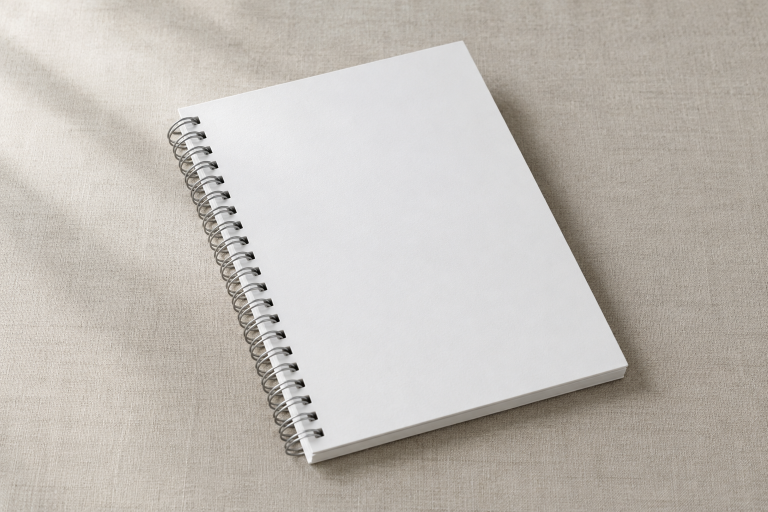
#> input picture design/fotos/agenda-cerrada.png, 1536 x 1024 px, found by its file name (shown at 1/2 size)
$ python composite.py   (older library calls are emulated)
#> lines starting #> are read from the running program, lines starting #| are printed output that depends on the picture; after the words box and inside, x2 and y2 are one past the last pixel; in counts of white or black regions, pixels touching at a corner belong together
"""
Composición de los diseños de Esade sobre las fotos de producto (PLAN.md · rediseño final, punto 5).

Uso (con OpenCV):  python scripts/composite.py corners   → afina esquinas y guarda design/fotos/esquinas.json
                   python scripts/composite.py compose   → compone con los diseños ya renderizados

Reglas:
  - Fotos ampliadas ×2 antes de componer (design/fotos/x2, Real-ESRGAN x4plus y Lanczos a la mitad).
  - El diseño se renderiza a su resolución final desde los SVG reales (scripts/render-designs.cjs);
    el logo nunca se amplía ni se estira: si la proporción real no es la del diseño, se recoloca.
  - Mapa de luz = luminancia del papel / su percentil 95. Se multiplica el diseño por el mapa.
  - Color: en la zona mejor iluminada, #000B3D y #224BA0 a menos de ΔE 3 (se mide y se apunta).
"""
import json
import sys
from pathlib import Path

import cv2
import numpy as np

ROOT = Path(__file__).resolve().parent.parent
FOTOS = ROOT / 'design' / 'fotos'
X2 = FOTOS / 'x2'
OUT_PUBLIC = ROOT / 'public' / 'fotos'
DEBUG = ROOT / 'design' / 'fotos' / 'debug'

# Esquinas aproximadas (a ojo sobre la rejilla, píxeles de la foto ×2), en orden
# arriba-izquierda, arriba-derecha, abajo-derecha, abajo-izquierda. Se afinan con los bordes.
APPROX = {
    'agenda-cerrada': {'tapa': [(714, 426), (1854, 164), (2496, 1454), (1240, 1812)]},
    'agenda-abierta': {
        'izquierda': [(440, 292), (1508, 292), (1508, 1690), (430, 1690)],
        'derecha': [(1542, 292), (2612, 292), (2632, 1690), (1542, 1690)],
    },
    'calendario': {'hoja': [(676, 424), (2432, 446), (2412, 1670), (622, 1622)]},
}
# Bordes que no se afinan porque los tapa la espiral (se quedan en la línea aproximada).
SKIP = {('agenda-abierta', 'izquierda', 1), ('agenda-abierta', 'derecha', 3), ('calendario', 'hoja', 0)}


def luminance(img):
    return cv2.cvtColor(img, cv2.COLOR_BGR2GRAY).astype(np.float32)


def refine_edge(gray, p, q, search=36, samples=60):
    """Busca el borde real cerca del segmento p-q: máximo del gradiente perpendicular."""
    p = np.array(p, np.float32)
    q = np.array(q, np.float32)
    d = q - p
    length = np.linalg.norm(d)
    t = d / length
    n = np.array([-t[1], t[0]], np.float32)
    gx = cv2.Sobel(gray, cv2.CV_32F, 1, 0, ksize=3)
    gy = cv2.Sobel(gray, cv2.CV_32F, 0, 1, ksize=3)
    pts = []
    h, w = gray.shape
    for s in np.linspace(0.08, 0.92, samples):
        c = p + d * s
        best, bestv = None, 0
        for k in np.arange(-search, search + 1, 0.5):
            x, y = c + n * k
            if not (1 <= x < w - 1 and 1 <= y < h - 1):
                continue
            g = abs(gx[int(y), int(x)] * n[0] + gy[int(y), int(x)] * n[1])
            if g > bestv:
                bestv, best = g, (x, y)
        if best is not None and bestv > 25:
            pts.append(best)
    if len(pts) < samples * 0.35:
        return None
    pts = np.array(pts, np.float32)
    vx, vy, x0, y0 = cv2.fitLine(pts, cv2.DIST_HUBER, 0, 0.01, 0.01).flatten()
    return (x0, y0, vx, vy)


def line_from_points(p, q):
    p = np.array(p, np.float32)
    q = np.array(q, np.float32)
    d = (q - p) / np.linalg.norm(q - p)
    return (p[0], p[1], d[0], d[1])


def intersect(l1, l2):
    x1, y1, dx1, dy1 = l1
    x2, y2, dx2, dy2 = l2
    A = np.array([[dx1, -dx2], [dy1, -dy2]], np.float64)
    b = np.array([x2 - x1, y2 - y1], np.float64)
    s, _ = np.linalg.solve(A, b)
    return (float(x1 + dx1 * s), float(y1 + dy1 * s))


def corners():
    result = {}
    DEBUG.mkdir(parents=True, exist_ok=True)
    for photo, quads in APPROX.items():
        img = cv2.imread(str(X2 / f'{photo}.png'))
#> img is the input picture: shape (1024, 1536, 3); mean B, G, R 181.4, 187.9, 193.2
        gray = cv2.GaussianBlur(luminance(img), (0, 0), 1.2)
        vis = img.copy()
        result[photo] = {'size': [img.shape[1], img.shape[0]], 'quads': {}}
        for name, q in quads.items():
            lines = []
            for i in range(4):
                p, r = q[i], q[(i + 1) % 4]
                refined = None if (photo, name, i) in SKIP else refine_edge(gray, p, r)
                lines.append(refined if refined is not None else line_from_points(p, r))
                if refined is None:
                    print(f'  {photo}/{name}: borde {i} sin afinar (se queda el aproximado)')
            pts = [intersect(lines[(i - 1) % 4], lines[i]) for i in range(4)]
            # Proporción real tras rectificar (media de lados opuestos)
            wlen = (np.linalg.norm(np.subtract(pts[1], pts[0])) + np.linalg.norm(np.subtract(pts[2], pts[3]))) / 2
            hlen = (np.linalg.norm(np.subtract(pts[3], pts[0])) + np.linalg.norm(np.subtract(pts[2], pts[1]))) / 2
            ratio = wlen / hlen
            result[photo]['quads'][name] = {'px': [[round(x, 1), round(y, 1)] for x, y in pts], 'ratio_wh': round(ratio, 4)}
            cv2.polylines(vis, [np.array(pts, np.int32)], True, (0, 0, 255), 3)
            for x, y in pts:
                cv2.circle(vis, (int(x), int(y)), 14, (0, 200, 0), 3)
            print(f'{photo}/{name}: esquinas {[(round(x), round(y)) for x, y in pts]} · proporción {ratio:.4f}')
#> this loop made 1 pass
#> pass 1, in refine_edge, `gx = cv2.Sobel(gray, cv2.CV_32F, 1, 0, ksize=3)`:
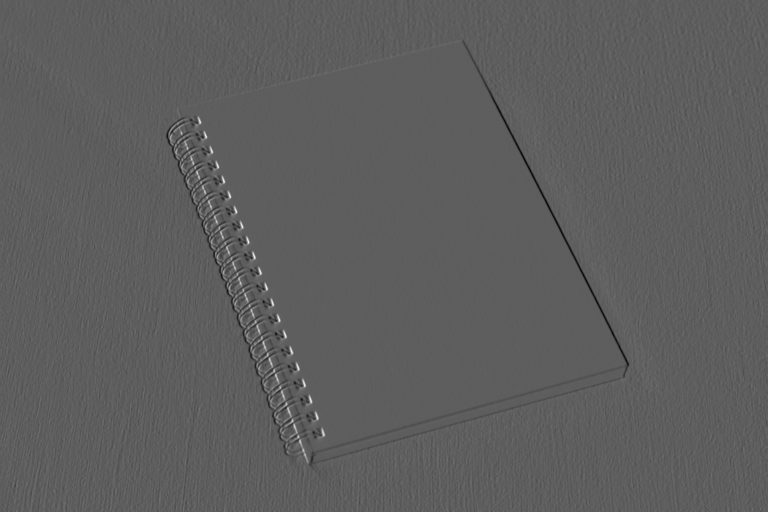
#> gx: shape (1024, 1536) float32 (shown at 1/2 size); min -274.9, max 470.3, mean -0.2; drawn with min black and max white
#> pass 1, in refine_edge, `gy = cv2.Sobel(gray, cv2.CV_32F, 0, 1, ksize=3)`:
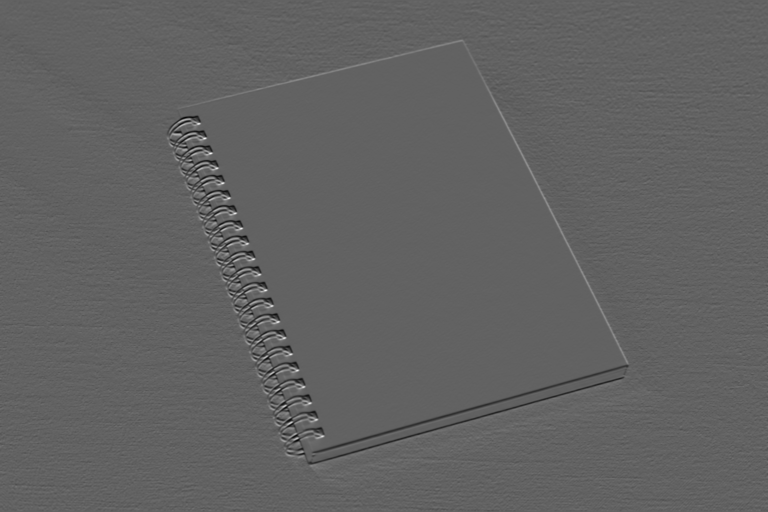
#> gy: shape (1024, 1536) float32 (shown at 1/2 size); min -279.2, max 445.9, mean -0.1; drawn with min black and max white
#> after the loop:
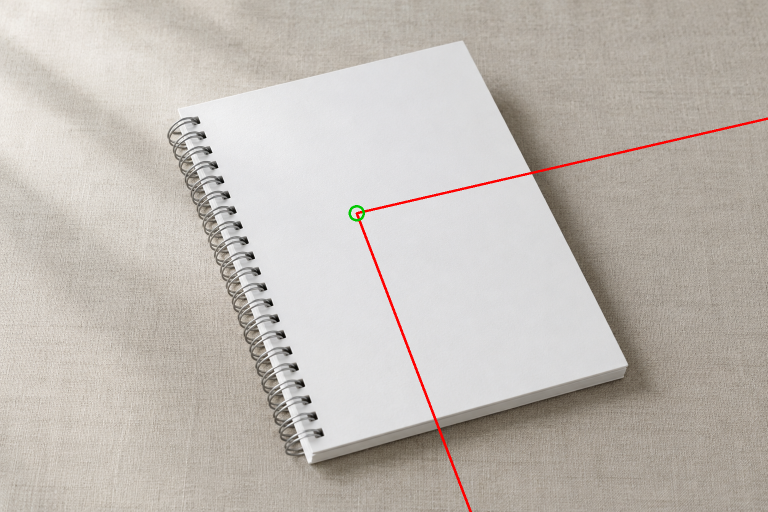
#> vis: shape (1024, 1536, 3) (shown at 1/2 size); 0.49% of pixels changed, all inside (x1, y1, x2, y2) = (697, 235, 1536, 1024)
#> after the loop, result = 1 item
        cv2.imwrite(str(DEBUG / f'esquinas-{photo}.jpg'), cv2.resize(vis, (1536, 1024)))
#> pass 2 of the loop in corners, `for photo, quads in APPROX.items():`:
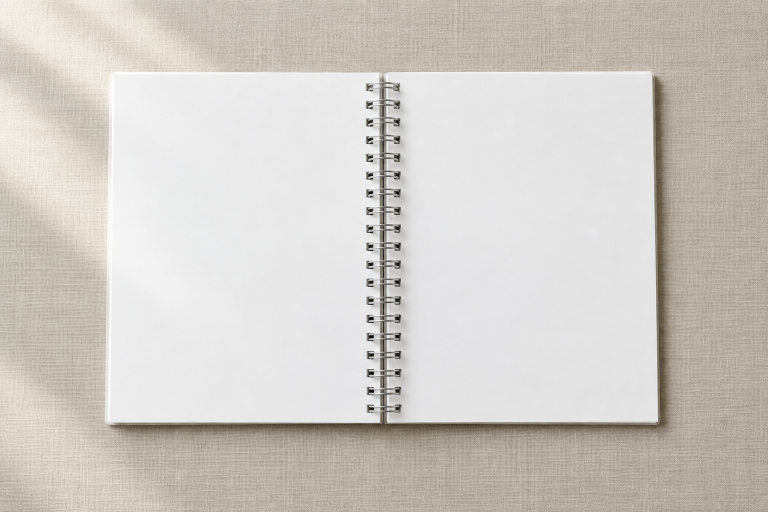
#> input picture design/fotos/agenda-abierta.png, 1536 x 1024 px, found by its file name (shown at 1/2 size)
#> in corners, img is the input picture: shape (1024, 1536, 3); mean B, G, R 198.9, 204.5, 208.9
#> the loop in corners, `for name, q in quads.items():` made 2 passes
#> (printed output is left out)
#> pass 1, in refine_edge (call 5), `gy = cv2.Sobel(gray, cv2.CV_32F, 0, 1, ksize=3)`:
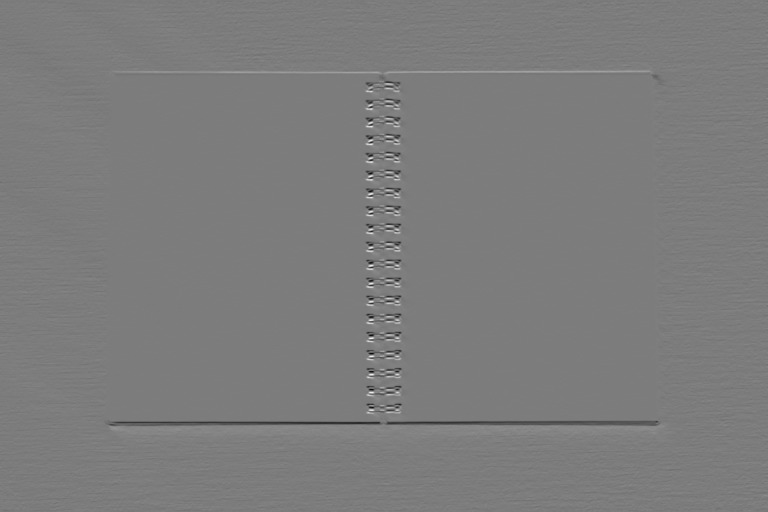
#> gy: shape (1024, 1536) float32 (shown at 1/2 size); min -421.6, max 441.1, mean -0.2; drawn with min black and max white
#> after the loop in corners, `for name, q in quads.items():`:
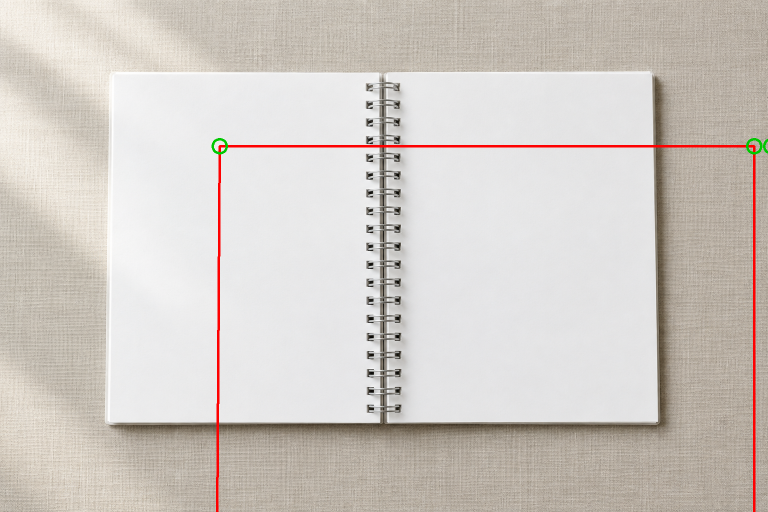
#> vis: shape (1024, 1536, 3) (shown at 1/2 size); 0.86% of pixels changed, all inside (x1, y1, x2, y2) = (423, 276, 1536, 1024)
#> after the loop in corners, `for name, q in quads.items():`: result = 2 items
#> pass 3 of the loop in corners, `for photo, quads in APPROX.items():`:
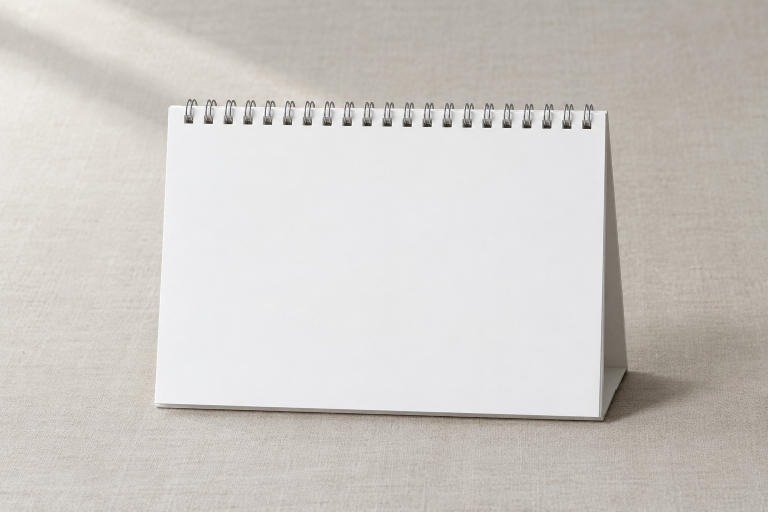
#> input picture design/fotos/calendario.png, 1536 x 1024 px, found by its file name (shown at 1/2 size)
#> in corners, img is the input picture: shape (1024, 1536, 3); mean B, G, R 197.6, 202, 206
#> the loop in corners, `for name, q in quads.items():` made 1 pass
#> (printed output is left out)
#> pass 1, in refine_edge (call 11), `gy = cv2.Sobel(gray, cv2.CV_32F, 0, 1, ksize=3)`:
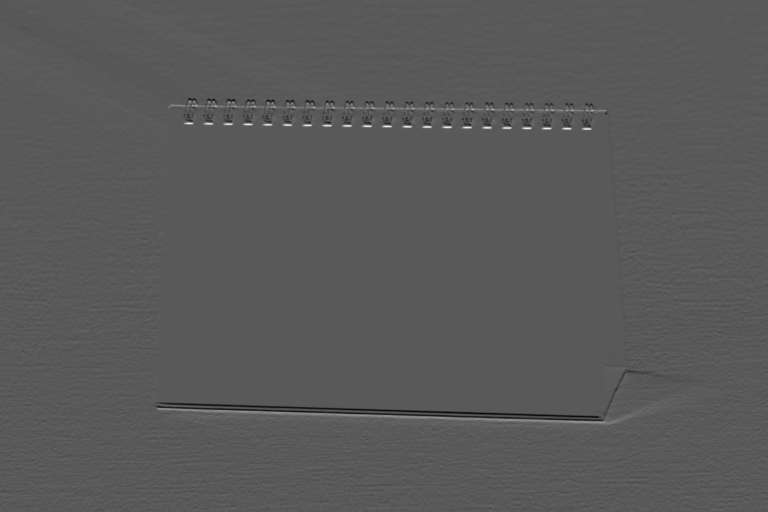
#> gy: shape (1024, 1536) float32 (shown at 1/2 size); min -247.7, max 458, mean 0; drawn with min black and max white
#> after the loop in corners, `for name, q in quads.items():`:
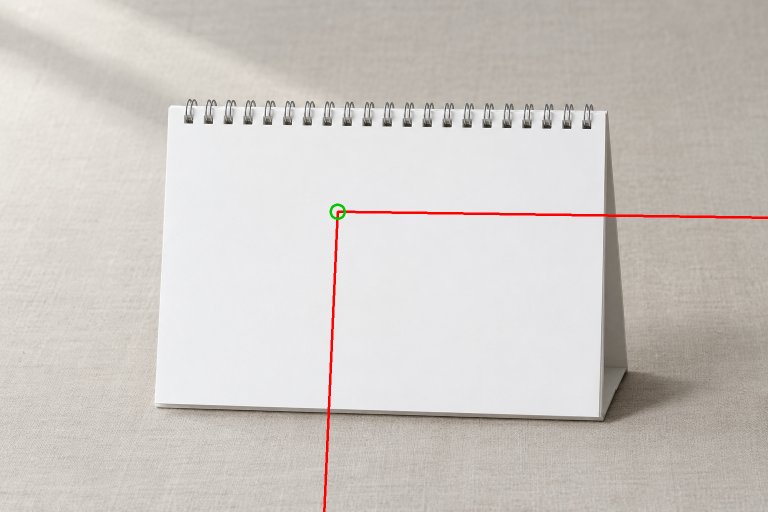
#> vis: shape (1024, 1536, 3) (shown at 1/2 size); 0.49% of pixels changed, all inside (x1, y1, x2, y2) = (646, 407, 1536, 1024)
#> after the loop in corners, `for name, q in quads.items():`: result = 3 items
    (FOTOS / 'esquinas.json').write_text(json.dumps(result, indent=2))
    print('→', FOTOS / 'esquinas.json')


# ───────────────────────────── Composición ─────────────────────────────
DISENOS = FOTOS / 'disenos'
SUPER = 4  # supermuestreo para los bordes de las máscaras


def rgb01(path):
    img = cv2.imread(str(path), cv2.IMREAD_COLOR)
    return img.astype(np.float32) / 255.0


def quad_px(photo, name, esq):
    return np.array(esq[photo]['quads'][name]['px'], np.float32)


# [6 lines left out: function quad_mask, not called in this run]


def homography(w, h, quad):
    src = np.array([(0, 0), (w, 0), (w, h), (0, h)], np.float32)
    return cv2.getPerspectiveTransform(src, quad.astype(np.float32))


# [14 lines left out: functions warp_design, rectify, not called in this run]


def lum(img):
    return img[..., 0] * 0.0722 + img[..., 1] * 0.7152 + img[..., 2] * 0.2126  # BGR


# [35 lines left out: functions ring_mask, light_map, not called in this run]


# ── ΔE 2000 ──
def to_lab(bgr01):
    return cv2.cvtColor(np.asarray(bgr01, np.float32).reshape(-1, 1, 3), cv2.COLOR_BGR2Lab).reshape(-1, 3)


def hex_bgr(h):
    h = h.lstrip('#')
    return np.array([int(h[4:6], 16), int(h[2:4], 16), int(h[0:2], 16)], np.float32) / 255


# [204 lines left out: functions de2000, measure_de, harmonic_fill, linen_texture, quilt, remove_left_page and 2 more, not called in this run]


def norm(quad, size):
    return [[round(float(x) / size[0], 5), round(float(y) / size[1], 5)] for x, y in quad]


# [132 lines left out: function compose, not called in this run]


if __name__ == '__main__':
    cmd = sys.argv[1] if len(sys.argv) > 1 else 'corners'
    if cmd == 'corners':
        corners()
    elif cmd == 'vaciar':
        plate_sin_izquierda()
    elif cmd == 'compose':
        compose()
